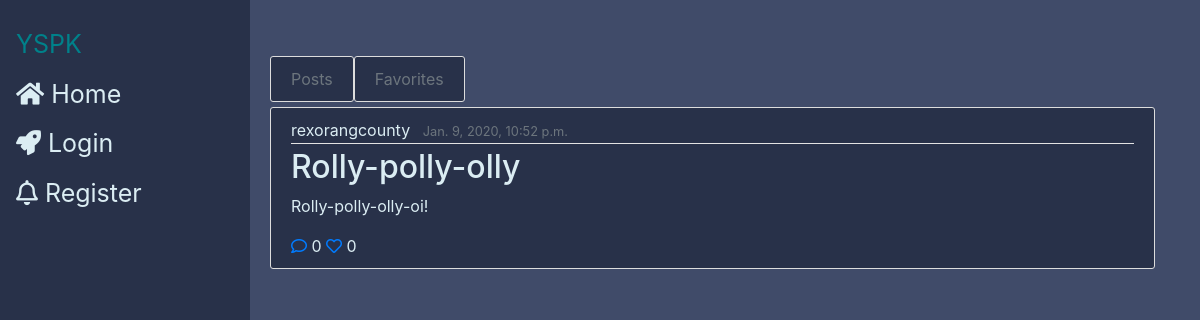
Before: /rexorangcounty/ with the older database file.
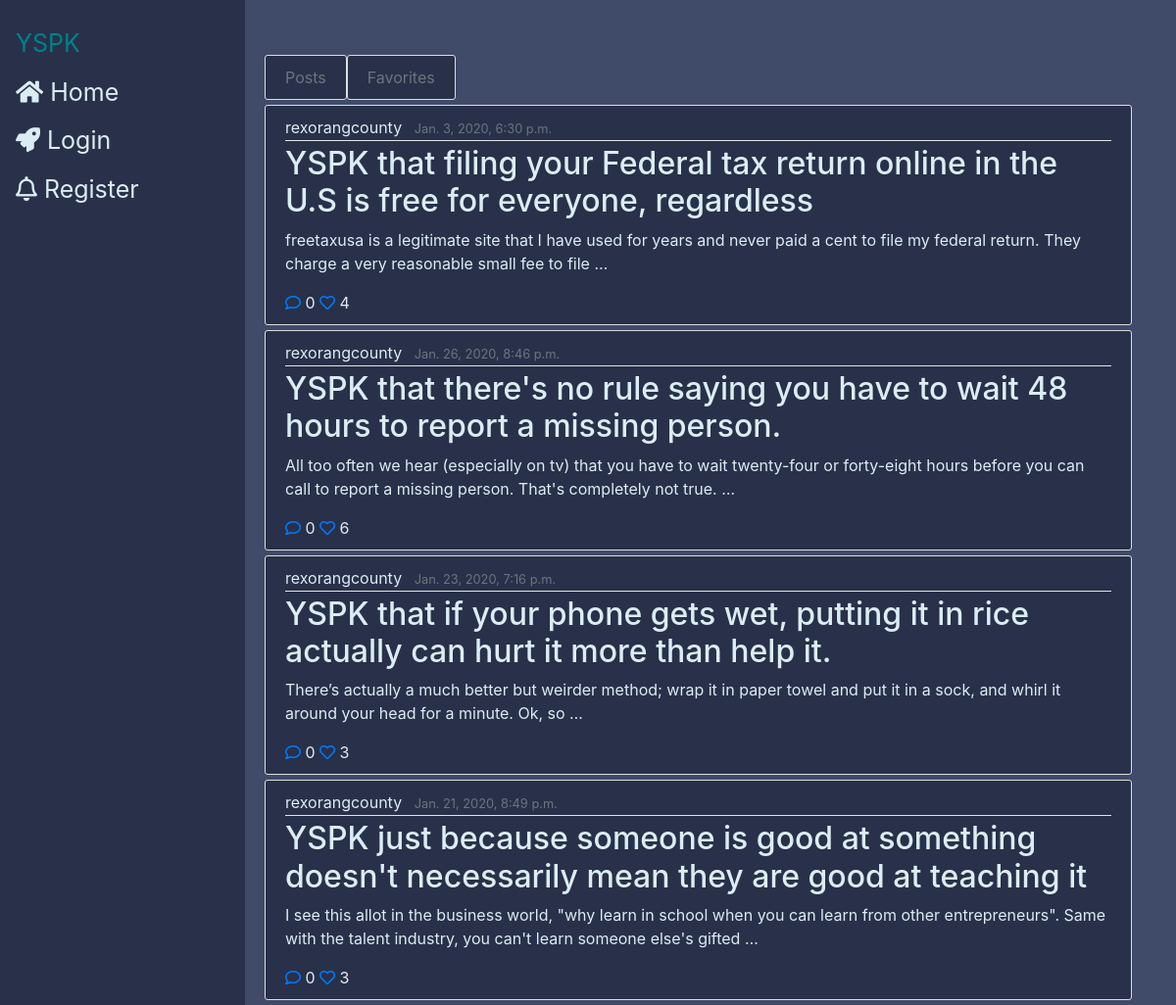
After: the same page with the newer database file.
### feed/models.py (models this page shows, shortened)
class Post(models.Model):
    title = models.CharField(max_length=100)
    content = models.TextField()
    date_posted = models.DateTimeField(default=timezone.now)
    author = models.ForeignKey(User(), on_delete=models.CASCADE) #if a user is deleted, their posts are also deleted
    likes = models.ManyToManyField(User, related_name="likes", blank=True)
    def total_likes(self):
        return self.likes.count()
    def get_likers(self):
        return self.likes.all()

### feed/views.py (the view)
def userprofile(request, username):
    userarr = User.objects.filter(username=username)
    user = userarr.first()
    logger.error("YOOOO")
    logger.error(username)
    posts = Post.objects.filter(author = user.id)
    context = {
        "posts": posts,
        "username": user,
        }
    return render(request, 'feed/userprofile.html', context)

### feed/templates/feed/userprofile.html (shortened to what this page needs)
{%extends "feed/base_temp.html"%}
{% block content %}
    <ul style="list-style-type:none" class="stream">
      <div display="flex" justify-content="space-between" white-space="nowrap">
      <a class="btn btn-outline-secondary content-section" href="{% url 'user-posts' username %}">Posts</a><a class="btn btn-outline-secondary content-section" href="{% url 'liked_posts' username %}">Favorites</a>
    </div>
      {% for post in posts %}
      <li class="postobj" post-id="{{post.id}}">
          {% include "feed/single_post.html" %}
      </li>
      {% endfor %}
    </ul>
{% endblock content%}

### feed/templates/feed/base_temp.html (shortened to what this page needs)
{% load static %}
<!DOCTYPE html>
<html>
<head>
  <link rel="stylesheet" href="https://maxcdn.bootstrapcdn.com/bootstrap/4.0.0/css/bootstrap.min.css">
  <link rel="stylesheet" type="text/css" href="{% static 'feed/main.css' %}">
  <link rel="stylesheet" href="https://use.fontawesome.com/releases/v5.7.0/css/all.css">
</head>
<body>
    <div class="sidenav">
      <a class="navbar-brand" id="site-logo" href="#" style="color: #00818A;">YSPK</a>
      <a href="{% url 'feed-home' %}"><i class="fas fa-home"></i> Home</a>
    {% if user.is_authenticated %}
      <a href="{% url 'user-posts' user.username %}"><i class="far fa-user"></i> Profile</a>
      <a href="{% url 'post-create' %}"><i class="fas fa-pen"></i> New Post</a>
      <a href="{% url 'logout' %}"><i class="fas fa-sign-out-alt"></i> Logout</a>
    {%else%}
      <a href="{% url 'login' %}"><i class="fas fa-rocket"></i> Login</a>
      <a href="{% url 'register' %}"><i class="far fa-bell"></i> Register</a>
    {% endif %}
    </div>
  <main role="main" id="main-content" class="container mt-4">
    <div class="row">
      <div class="col-md-12">
          {% block content %}{% endblock %}
        </div>
    </div>
  </main>
</body>
</html>

### feed/templates/feed/single_post.html
<article class="media content-section">
  <div class="media-body">
    <div class="article-metadata">
      <a class="mr-2" href="{% url 'user-posts' post.author %}"><span class="username">{{ post.author }}</span></a>
      <small class="text-muted">{{ post.date_posted }}</small>
    </div>
    <h2><a class="article-title" href="{% url 'post_detail' post.id %}">{{ post.title }}</a></h2>
    <p class="article-content">{{ post.content |truncatewords:30}}</p>
    <div id="interactions">
      {% include "feed/interactions.html" %}
    </div>
  </div>
</article>

### feed/templates/feed/interactions.html (shortened to what this page needs)
  <a href="{% url 'post_detail' post.id %}" class="comment"><i class="far fa-comment"></i>
  <span class="total-likess">{{ post.comments.count }}
  <a href="" class="like">
    {% if request.user in post.get_likers %}
      <i class="heart fa fa-heart" style="color:#FF0000;"></i>
    {% else %}
      <i class="heart far fa-heart"></i>
    {% endif %}
  </a>
  <span class="total-likes">{{post.total_likes}} </span>

### feed/static/feed/main.css (style rules this page uses)
body { background: #404b69; color: #333333; margin-top: 3.5rem; }
h1, h2, h3, h4, h5, h6 { color: #444444; }
p, span, div { color: #dbedf3 }
ul { margin: 0; }
#main-content { padding-left: 200px; }
@media (min-width: 700px) { .sidenav { width: 250px; } }
@media (min-width: 900px) { .sidenav { width: 250px; } }
.sidenav { height: 100%; position: fixed; z-index: 1; top: 0; left: 0; background-color: #283149; overflow-x: hidden; padding-top: 20px; padding-right: 50px }
.sidenav a { padding: 6px 8px 6px 16px; text-decoration: none; font-size: 25px; color: #dbedf3; display: block; }
.content-section { background: #283149; padding: 10px 20px; border: 1px solid #dddddd; border-radius: 3px; margin-bottom: 5px; }
.article-title { color: #dbedf3; }
.article-content { white-space: pre-line; }
.article-metadata { padding-bottom: 1px; margin-bottom: 4px; border-bottom: 1px solid #e3e3e3 }

Changed rows visible on the page:
removed Post: author "rexorangcounty", date_posted "Jan. 9, 2020, 10:52 p.m.", title "Rolly-polly-olly", content "Rolly-polly-olly-oi!", comments.count "0", total_likes "0"
added Post: author "rexorangcounty", date_posted "Jan. 3, 2020, 6:30 p.m.", title "YSPK that filing your Federal tax return online in the U.S is free for everyone, regardless", content "freetaxusa is a legitimate site that I have used for years and never paid a cent to file my federal return. They charge a very reasonable small fee to file …", comments.count "0", total_likes "4"
added Post: author "rexorangcounty", date_posted "Jan. 26, 2020, 8:46 p.m.", title "YSPK that there's no rule saying you have to wait 48 hours to report a missing person.", content "All too often we hear (especially on tv) that you have to wait twenty-four or forty-eight hours before you can call to report a missing person. That's completely not true. …", comments.count "0", total_likes "6"
added Post: author "rexorangcounty", date_posted "Jan. 23, 2020, 7:16 p.m.", title "YSPK that if your phone gets wet, putting it in rice actually can hurt it more than help it.", content "There’s actually a much better but weirder method; wrap it in paper towel and put it in a sock, and whirl it around your head for a minute. Ok, so …", comments.count "0", total_likes "3"
added Post: author "rexorangcounty", date_posted "Jan. 21, 2020, 8:49 p.m.", title "YSPK just because someone is good at something doesn't necessarily mean they are good at teaching it", content "I see this allot in the business world, \"why learn in school when you can learn from other entrepreneurs\". Same with the talent industry, you can't learn someone else's gifted …", comments.count "0", total_likes "3"
